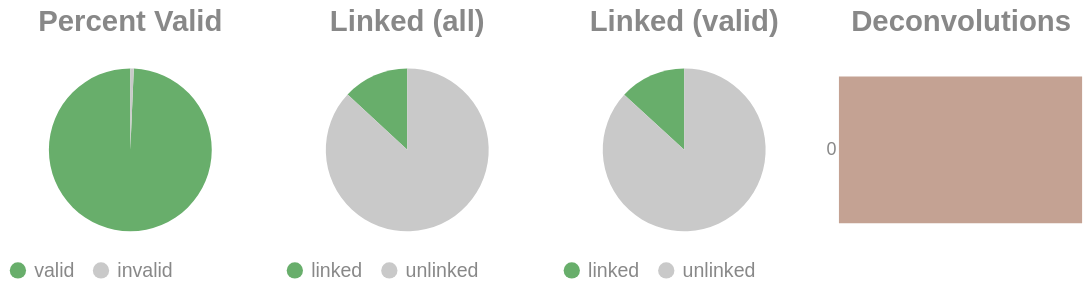

Write notebook code for a chart like this one.
### Code cell
if SKIPLR:
    pass
else:
    clash = Counter()
    for i in valids['molecule'].to_list():
        _mol = i.split("-")
        if len(_mol) == 1:
            clash.update('0')
        else:
            clash.update(_mol[-1])

    _d = {"deconvolutions": [], 'count': []}
    for k,v in clash.items():
        _d['deconvolutions'].append(k)
        _d['count'].append(v)

    tot_valid = valids['reads'].sum()
    mask = valids['reads'] >= 2
    n_linked_reads = valids.filter(mask)['reads'].sum()
    if n_linked_reads == 0:
        print_html("No linked molecules (>=2 reads) were detected; skipping linked-only distributions.")
        SKIPLR = True
    else:
        perc_valid = round(tot_valid / n_reads, 4)
        linked_perc_abs = round(n_linked_reads / n_reads, 4)
        linked_perc = round(n_linked_reads / tot_valid, 4)

    _valid = pl.DataFrame({"valids": ['valid', 'invalid'], "count": [tot_valid, n_reads - tot_valid]})
    _linked_abs = pl.DataFrame({"linked (absolute)": ['linked', 'unlinked'], "count": [n_linked_reads, n_reads - n_linked_reads]})
    _linked_rel = pl.DataFrame({"linked (valids)": ['linked', 'unlinked'], "count": [n_linked_reads, tot_valid - n_linked_reads]})

    (
        alt.hconcat(
            piechart(_valid, goodval = 'valid', title = "Percent Valid"),
            piechart(_linked_abs, goodval = "linked", title =  "Linked (all)"),
            piechart(_linked_rel, goodval = "linked", title =  "Linked (valid)"),
            convolutionbar(pl.DataFrame(_d), title = "Deconvolutions"),
            center = True,
            bounds = 'flush'
        )
        .resolve_scale(color='independent')
        .resolve_legend('independent')
        .properties(usermeta={'embedOptions': {"actions": False}})
    ).display()

### Figure 1 — Vega-Lite specification as saved in the notebook (floating-point values rounded to 4 significant figures)
{"width": "container", "height": 400, "config": {"title": {"anchor": "start", "dy": -15, "fontSize": 18, "color": "#888888", "subtitleColor": "#888888", "subtitleFontSize": 14}, "arc": {"fill": "#0072B2"}, "axis": {"domainColor": "#888888", "domainWidth": 0.5, "gridWidth": 0.2, "grid": false, "titleFontWeight": 400, "titleFontSize": 15, "labelFontSize": 11, "labelColor": "#888888", "tickColor": "#888888", "tickWidth": 0.2, "titleColor": "#888888"}, "axisBand": {"grid": false}, "axisX": {"grid": true, "tickSize": 10, "domainCap": "round"}, "axisY": {"domain": false, "grid": true, "tickSize": 0, "domainCap": "round"}, "background": "transparent", "header": {"labelFontSize": 15, "labelColor": "#888888", "titleFontSize": 15, "titleFontWeight": 600, "titleColor": "#888888"}, "legend": {"labelFont": "sans-serif", "labelFontSize": 12, "labelColor": "#888888", "symbolSize": 100, "symbolType": "circle", "titleFontSize": 12, "titlePadding": 10, "titleColor": "#888888", "title": null}, "range": {"category": ["#E69F00", "#56B4E9", "#009E73", "#F0E442", "#0072B2", "#D55E00", "#CC79A7", "#000000"], "diverging": ["#cfe8f3", "#a2d4ec", "#73bfe2", "#46abdb", "#1696d2", "#12719e"]}, "area": {"fill": "#0072B2", "fillOpacity": 0.7, "line": true, "strokeOpacity": 0.7}, "line": {"color": "#0072B2", "stroke": "#0072B2", "strokeWidth": 2}, "trail": {"color": "#0072B2", "stroke": "#0072B2", "strokeWidth": 0, "size": 1}, "point": {"filled": true, "fillOpacity": 1.0, "size": 95}, "text": {"color": "#888888", "fontSize": 11, "align": "right", "fontWeight": 400, "size": 11}, "bar": {"fill": "#0072B2", "stroke": null}, "view": {"stroke": null, "continuousWidth": 660, "continuousHeight": 400}}, "hconcat": [{"data": {"name": "data-a3ab68fdd0ea4d7f4247693f936f5ccc"}, "mark": {"type": "arc"}, "encoding": {"color": {"field": "valids", "legend": {"orient": "bottom", "title": null}, "scale": {"domain": ["valid", "invalid"], "range": ["#68ae6b", "#C9C9C9"]}, "title": "Valids", "type": "nominal"}, "theta": {"field": "count", "type": "quantitative"}, "tooltip": [{"field": "valids", "title": "Valids", "type": "ordinal"}, {"field": "percent", "format": ".2%", "title": "Percent", "type": "quantitative"}, {"field": "count", "title": "Count", "type": "quantitative"}]}, "height": 100, "title": {"text": "Percent Valid", "align": "center", "anchor": "middle"}, "transform": [{"calculate": "datum.count / 1080263", "as": "percent"}], "width": 150}, {"data": {"name": "data-db90b7554bcc555dab587c5669e77cbf"}, "mark": {"type": "arc"}, "encoding": {"color": {"field": "linked (absolute)", "legend": {"orient": "bottom", "title": null}, "scale": {"domain": ["linked", "unlinked"], "range": ["#68ae6b", "#C9C9C9"]}, "title": "Linked (Absolute)", "type": "nominal"}, "theta": {"field": "count", "type": "quantitative"}, "tooltip": [{"field": "linked (absolute)", "title": "Linked (Absolute)", "type": "ordinal"}, {"field": "percent", "format": ".2%", "title": "Percent", "type": "quantitative"}, {"field": "count", "title": "Count", "type": "quantitative"}]}, "height": 100, "title": {"text": "Linked (all)", "align": "center", "anchor": "middle"}, "transform": [{"calculate": "datum.count / 1080263", "as": "percent"}], "width": 150}, {"data": {"name": "data-dc664adecc3ea92b27b001b93cf8e954"}, "mark": {"type": "arc"}, "encoding": {"color": {"field": "linked (valids)", "legend": {"orient": "bottom", "title": null}, "scale": {"domain": ["linked", "unlinked"], "range": ["#68ae6b", "#C9C9C9"]}, "title": "Linked (Valids)", "type": "nominal"}, "theta": {"field": "count", "type": "quantitative"}, "tooltip": [{"field": "linked (valids)", "title": "Linked (Valids)", "type": "ordinal"}, {"field": "percent", "format": ".2%", "title": "Percent", "type": "quantitative"}, {"field": "count", "title": "Count", "type": "quantitative"}]}, "height": 100, "title": {"text": "Linked (valid)", "align": "center", "anchor": "middle"}, "transform": [{"calculate": "datum.count / 1072910", "as": "percent"}], "width": 150}, {"data": {"name": "data-e44c21fcd88b065ab4515772561d931f"}, "mark": {"type": "bar"}, "encoding": {"color": {"field": "deconvolutions", "legend": null, "scale": {"scheme": "lightgreyred"}, "type": "nominal"}, "tooltip": [{"field": "deconvolutions", "title": "Deconvolutions", "type": "ordinal"}, {"field": "percent", "format": ".2%", "title": "Percent", "type": "quantitative"}, {"field": "count", "title": "Count", "type": "quantitative"}], "x": {"axis": null, "field": "count", "type": "quantitative"}, "y": {"field": "deconvolutions", "sort": "ascending", "title": null, "type": "nominal"}}, "height": 100, "title": {"text": "Deconvolutions", "align": "center", "anchor": "middle"}, "transform": [{"calculate": "datum.count / 995141", "as": "percent"}], "width": 150}], "bounds": "flush", "center": true, "resolve": {"legend": {"angle": "independent"}, "scale": {"color": "independent"}}, "usermeta": {"embedOptions": {"actions": false}}, "$schema": "https://vega.github.io/schema/vega-lite/v6.1.0.json", "datasets": {"data-a3ab68fdd0ea4d7f4247693f936f5ccc": [{"valids": "valid", "count": 1072910}, {"valids": "invalid", "count": 7353}], "data-db90b7554bcc555dab587c5669e77cbf": [{"linked (absolute)": "linked", "count": 141323}, {"linked (absolute)": "unlinked", "count": 938940}], "data-dc664adecc3ea92b27b001b93cf8e954": [{"linked (valids)": "linked", "count": 141323}, {"linked (valids)": "unlinked", "count": 931587}], "data-e44c21fcd88b065ab4515772561d931f": [{"deconvolutions": "0", "count": 995141}]}}
